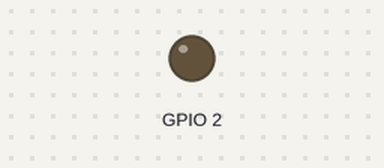
Simulated run of this sketch. Board: ESP8266 (Wemos D1 mini). Shown: output pins drawn as LEDs (lit = HIGH).

Above: at 0.5 s.
At 5.0 s:
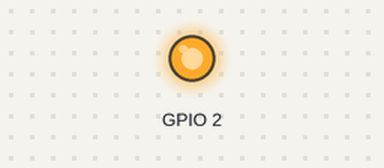
Timing chart, 0 to 6.9 s (numbered marks = the images above):
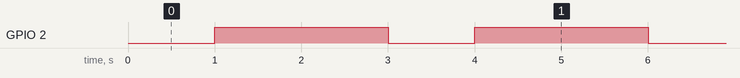

Measured:
- by itself, GPIO 2: alternates HIGH for 2.0 s and LOW for 1.0 s

The sketch:

wemos_ping.ino
```cpp
/*

*/

#include <ESP8266WiFi.h>


// Wifi
const char* ssid = "ssid";
const char* password =  "password";


void setup() {
  pinMode(LED_BUILTIN, OUTPUT);     // Initialize the LED_BUILTIN pin as an output
}

// the loop function runs over and over again forever
void loop() {
  digitalWrite(LED_BUILTIN, LOW);   // Turn the LED on (Note that LOW is the voltage level
                                    // but actually the LED is on; this is because
                                    // it is active low on the ESP-01)
  delay(1000);                      // Wait for a second
  digitalWrite(LED_BUILTIN, HIGH);  // Turn the LED off by making the voltage HIGH
  delay(2000);                      // Wait for two seconds (to demonstrate the active low LED)
}
```
